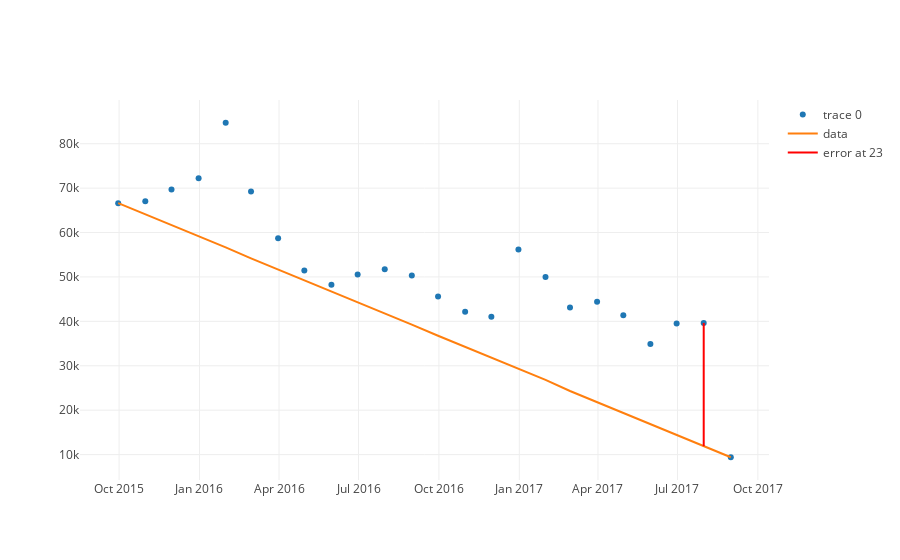

Here is the notebook cell this chart was saved with:
### Code cell
line = trace_values(months, y_values, mode = 'lines')
plot([scatter, line, error])
